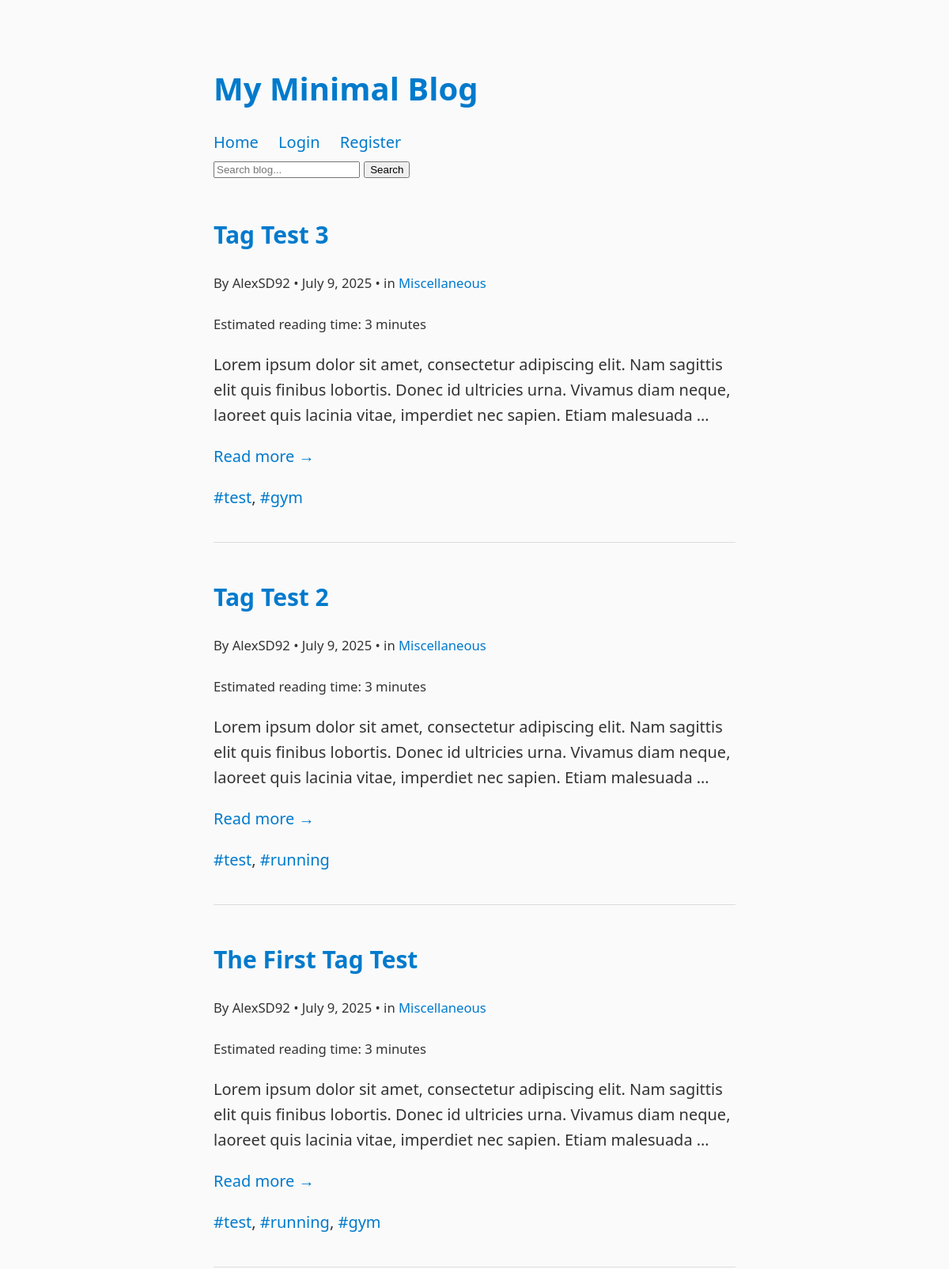
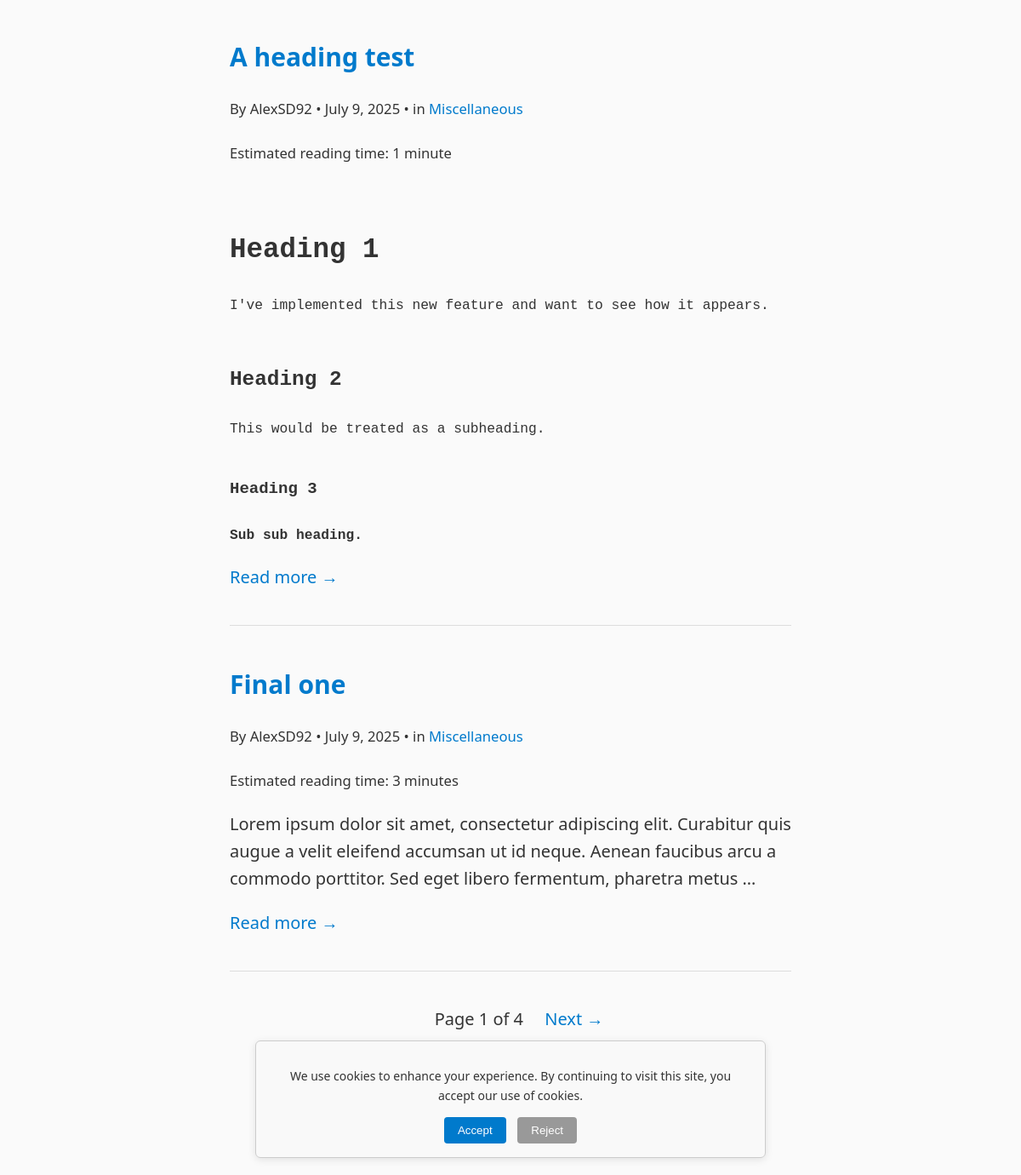
The page / on the database its author committed (2 pictures, top to bottom).
### blog/models.py (models this page shows, shortened)
class Post(models.Model):
    title = models.CharField(max_length=200)
    slug = models.SlugField(unique=True, blank=True)
    author = models.ForeignKey(User, on_delete=models.CASCADE)
    category = models.ForeignKey(Category, on_delete=models.SET_NULL, null=True)
    image = models.ImageField(upload_to='post_images/', blank=True, null=True)
    body = RichTextField()
    published = models.BooleanField(default=True)
    created = models.DateTimeField(auto_now_add=True)
    tags = models.ManyToManyField('Tag', blank=True, related_name='posts')
    views = models.PositiveIntegerField(default=0)
    def reading_time(self):
        plain_text = re.sub('<[^<]+?>', '', self.body)
        word_count = len(plain_text.split())
        return math.ceil(word_count / 200)  # Average adult reads ~200 wpm

class Category(models.Model):
    name = models.CharField(max_length=100, unique=True)
    slug = models.SlugField(unique=True)
    def __str__(self):
        return self.name

class Tag(models.Model):
    name = models.CharField(max_length=30, unique=True)
    slug = models.SlugField(max_length=30, unique=True)

### blog/views.py (the view)
# urls.py: path('', views.home, name='home'),
def home(request):
    posts = Post.objects.filter(published=True).order_by('-created')
    paginator = Paginator(posts, 5)
    page_number = request.GET.get('page')
    page_obj = paginator.get_page(page_number)
    return render(request, 'blog/home.html', {'page_obj': page_obj})

### blog/context_processors.py (called while the page is built)
def analytics_tracking_id(request):
    return {
        'GA_TRACKING_ID': settings.GA_TRACKING_ID
    }

### blog/templates/blog/home.html (shortened to what this page needs)
{% extends 'blog/base.html' %}
{% block content %}
  {% for post in page_obj %}
    <div class="post-preview">
      <h2><a href="{% url 'post_detail' slug=post.slug %}">{{ post.title }}</a></h2>
      <p><small>By {{ post.author }} • {{ post.created|date:"F j, Y" }} • in <a href="{% url 'category_posts' slug=post.category.slug %}">{{ post.category }}</a></small></p>
      <p class="text-sm text-gray-500"><small>  Estimated reading time: {{ post.reading_time }} minute{{ post.reading_time|pluralize }}
      </small></p>
      <p>{{ post.body|truncatewords:30|safe }}</p>
      <p><a href="{% url 'post_detail' slug=post.slug %}">Read more →</a></p>
      {% if post.tags.all %}
      <p>
        {% for tag in post.tags.all %}
          <a href="{% url 'tagged_posts' slug=tag.slug %}">#{{ tag.name }}</a>{% if not forloop.last %}, {% endif %}
        {% endfor %}
      </p>
    {% endif %}
    </div>
  {% empty %}
    <p>No posts yet.</p>
  {% endfor %}
  <div class="pagination" style="text-align:center; margin-top: 2em;">
    <span style="margin: 0 1em;">Page {{ page_obj.number }} of {{ page_obj.paginator.num_pages }}</span>
    {% if page_obj.has_next %}
      <a href="?page={{ page_obj.next_page_number }}">Next →</a>
    {% endif %}
  </div>
{% endblock %}

### blog/templates/blog/base.html (style rules this page uses)
html { box-sizing: border-box; max-width: 70ch; margin: auto; font-size: 1.25em; color: #333; line-height: 1.6; }
* { box-sizing: inherit; }
body { margin: 0; padding: 1em; font-family: system-ui, sans-serif; background-color: #fafafa; }
h1, h2, h3 { font-weight: 600; margin-top: 1.5em; margin-bottom: 0.5em; }
p { margin-bottom: 1em; }
a { text-decoration: none; color: #007acc; }
.post-preview { margin-bottom: 2em; border-bottom: 1px solid #ddd; padding-bottom: 1em; }

### rows shown on the page
Post: title "Tag Test 3", author "AlexSD92", created "July 9, 2025", category "Miscellaneous", reading_time "3", body "Lorem ipsum dolor sit amet, consectetur adipiscing elit. Nam sagittis elit quis finibus lobortis. Donec id ultricies urna. Vivamus diam neque, laoreet quis lacinia vitae, imperdiet nec sapien. Etiam malesuada …"
Tag: name "test"
Tag: name "gym"
Post: title "Tag Test 2", author "AlexSD92", created "July 9, 2025", category "Miscellaneous", reading_time "3", body "Lorem ipsum dolor sit amet, consectetur adipiscing elit. Nam sagittis elit quis finibus lobortis. Donec id ultricies urna. Vivamus diam neque, laoreet quis lacinia vitae, imperdiet nec sapien. Etiam malesuada …"
Tag: name "running"
Post: title "The First Tag Test", author "AlexSD92", created "July 9, 2025", category "Miscellaneous", reading_time "3", body "Lorem ipsum dolor sit amet, consectetur adipiscing elit. Nam sagittis elit quis finibus lobortis. Donec id ultricies urna. Vivamus diam neque, laoreet quis lacinia vitae, imperdiet nec sapien. Etiam malesuada …"
Post: title "A heading test", author "AlexSD92", created "July 9, 2025", category "Miscellaneous", reading_time "1", body "Heading 1 I've implemented this new feature and want to see how it appears. Heading 2 This would be treated as a subheading. Heading 3 Sub sub heading."
Post: title "Final one", author "AlexSD92", created "July 9, 2025", category "Miscellaneous", reading_time "3", body "Lorem ipsum dolor sit amet, consectetur adipiscing elit. Curabitur quis augue a velit eleifend accumsan ut id neque. Aenean faucibus arcu a commodo porttitor. Sed eget libero fermentum, pharetra metus …"

### other values the page prints
{{ page_obj.number }} "1"
{{ page_obj.paginator.num_pages }} "4"
